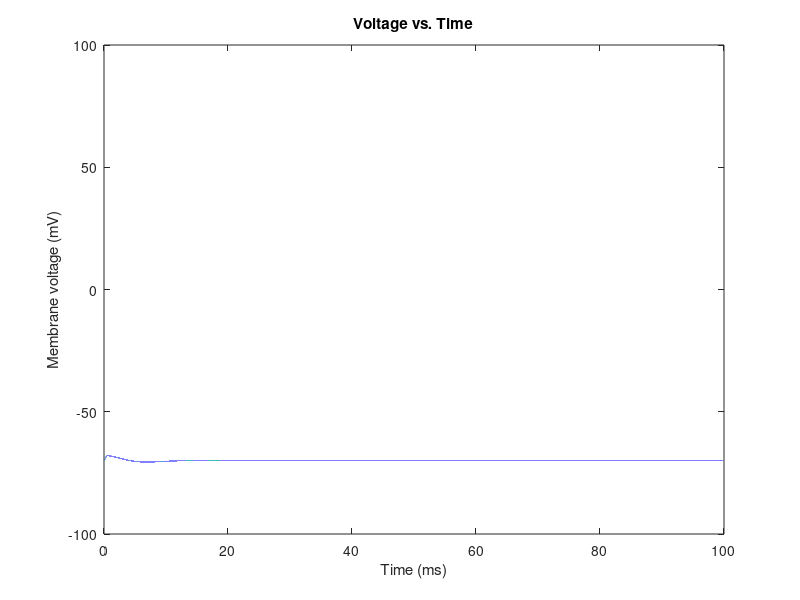
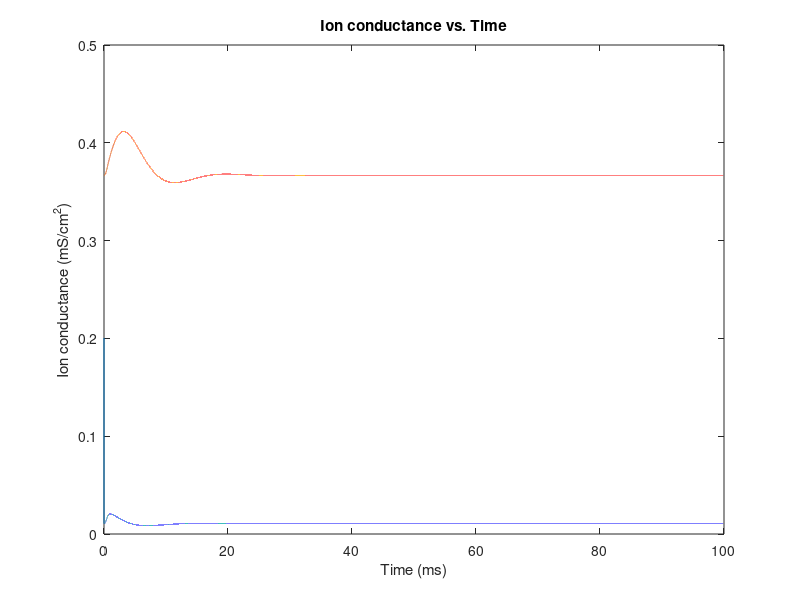

Write MATLAB code to recreate these figures, in order.

%Constants
    maxTime = 100; %100 ms simulation
    time = [0:0.001:maxTime];
    timeLen = length(time);
    gbar_K = 36; %mS/cm^2
    gbar_Na = 120;
    gbar_L = 0.3;
    E_K = -12; %mV
    E_Na = 115;
    E_L = 10.6;
    V_rest = -70;
    C_m = 1;
    %Step size
    stepSize = .001;
    
    %Creates pulse current of 5 mA / cm^2 and applies it for .5ms
    I_in = [ones(1, .5/.001) zeros(1, 99.5 / 0.001 + 1)];
    I_in(I_in == 1) = 5;
    
    %Initial conditions
    V_m = [zeros(1, timeLen)];
    V_i = 0;    
    
    a_m = 0.1*((25-V_i)/(exp((25-V_i)/10)-1));
    b_m = 4*exp(-V_i/18);
    a_n = 0.01*((10-V_i)/(exp((10-V_i)/10)-1));
    b_n = .125*exp(-V_i/80);
    a_h = 0.07*exp(-V_i/20);
    b_h = 1/(exp((30-V_i)/10)+1);
    
    
    m = a_m / (a_m + b_m);
    n = a_n / (a_n + b_n);
    h = a_h / (a_h + b_h);
    
    g_Na = [m^2*gbar_Na*h zeros(1, timeLen-1)];
    g_K = [n^4 * gbar_K zeros(1,timeLen-1)];
    g_L = [gbar_L zeros(1, timeLen-1)];
   
    %Loop
    for(i = 2:timeLen)
       
        %Update gating conditions
        a_m = 0.1*((25-V_m(i-1))/(exp((25-V_m(i-1))/10)-1));
        b_m = 4*exp(-V_m(i-1)/18);
        a_n = 0.01*((10-V_m(i-1))/(exp((10-V_m(i-1))/10)-1));
        b_n = .125*exp(-V_m(i-1)/80);
        a_h = 0.07*exp(-V_m(i-1)/20);
        b_h = 1/(exp((30-V_m(i-1))/10)+1);
        
        %Calculate differentials of gating probabilities
        dm = a_m * (1-m) - b_m * m;
        dn = a_n * (1-n) - b_n * n;
        dh = a_h * (1-h) - b_h * h;
       
        %Update channel probabilities using Euler's method
        m = m + stepSize*dm;
        n = n + stepSize*dn;
        h = h + stepSize*dh;
        
        %Calculate currents
        I_Na = m^3*gbar_Na*h*(V_m(i-1) - E_Na);
        I_K = n^4 * gbar_K * (V_m(i-1) - E_K);
        I_L = gbar_L * (V_m(i-1) - E_L);
        I_ion = I_in(i) - I_K - I_Na - I_L;
        
        %Update ion channel conductances
        g_Na(i) = m.^3*gbar_Na*h;
        g_K(i) = n^4*gbar_K;
        g_L(i) = gbar_L;
        
        %Calculate membrance potential change
        dV_m = I_ion / C_m;
  
        
        %Update membrane potential
         V_m(i) = V_m(i-1) + stepSize * dV_m;
        
        
    end
    %Shift entire system by -70 mV to enter correct biological value range
    V_m = V_m + V_rest;
    %Graphs Voltage vs. Time
    figure();
    plot(time, V_m);
    axis([0,100, -100, 100]);
    title('Voltage vs. Time');
    xlabel('Time (ms)');
    ylabel('Membrane voltage (mV)');
    
    %Graphs Ion conductance vs. time
    figure();
    plot(time, g_Na, time, g_K);
    xlabel('Time (ms)');
    ylabel('Ion conductance (mS/cm^2)');
    title('Ion conductance vs. Time');
    
